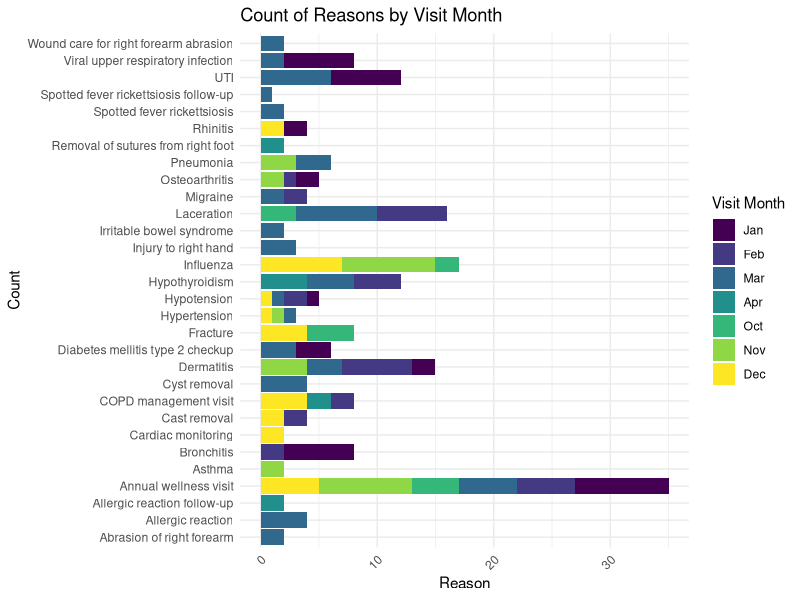
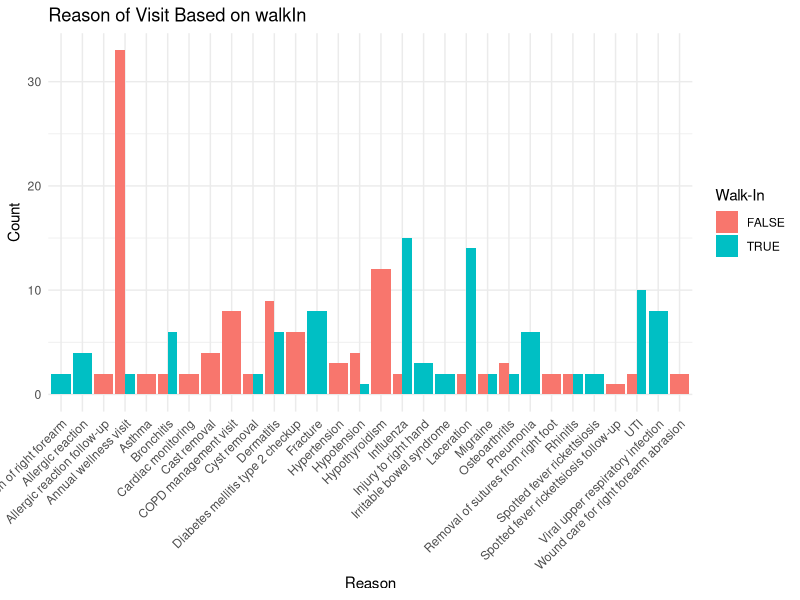
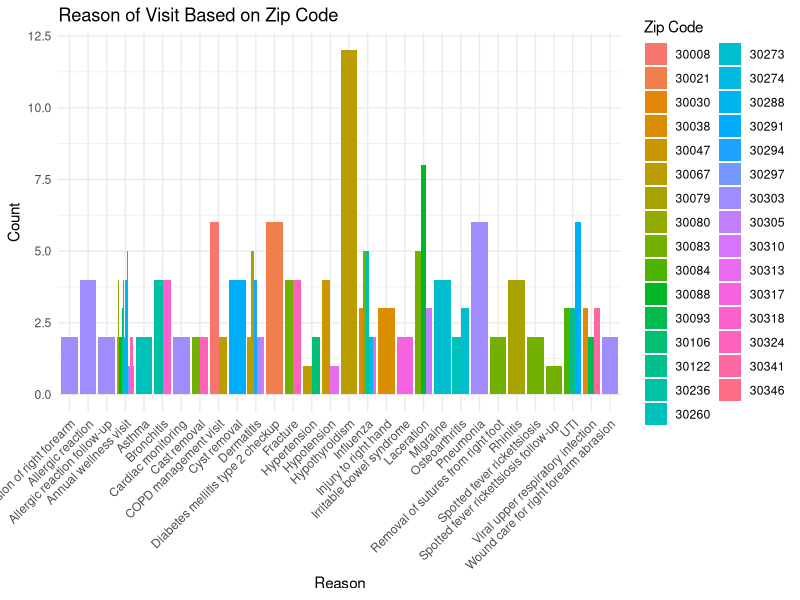
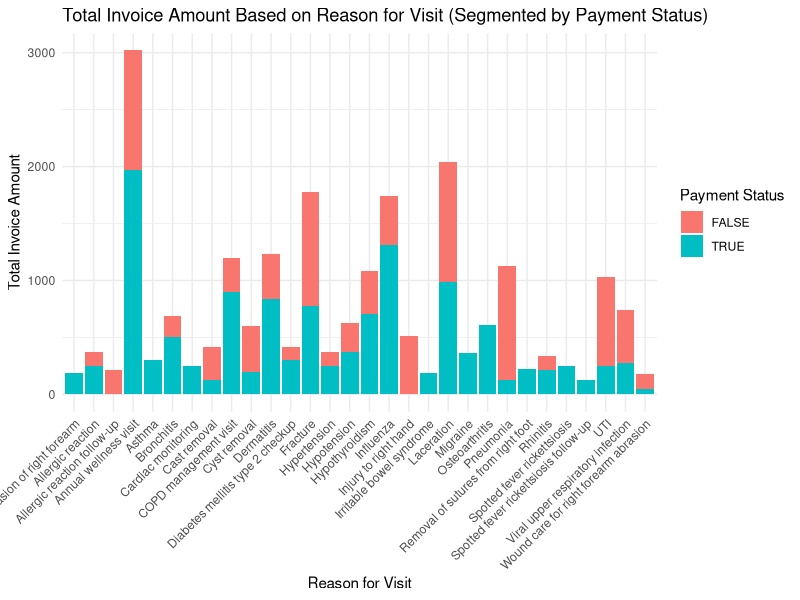
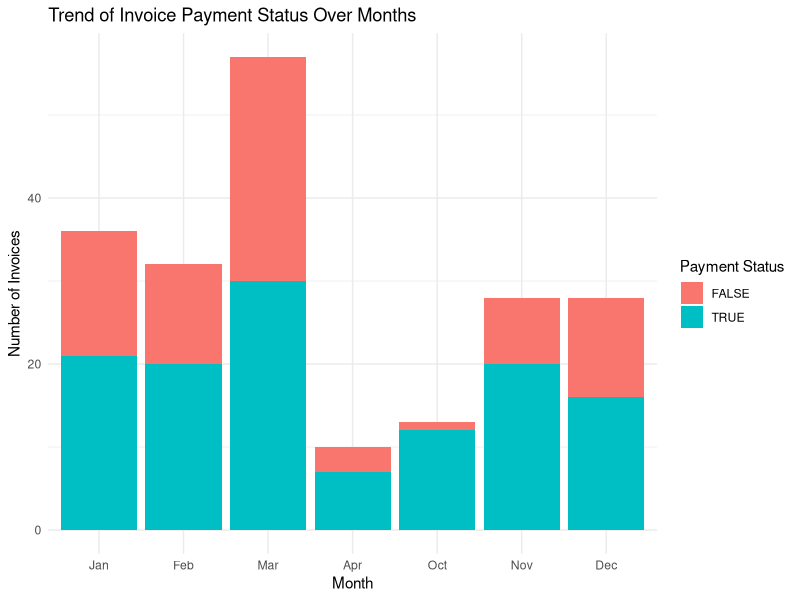
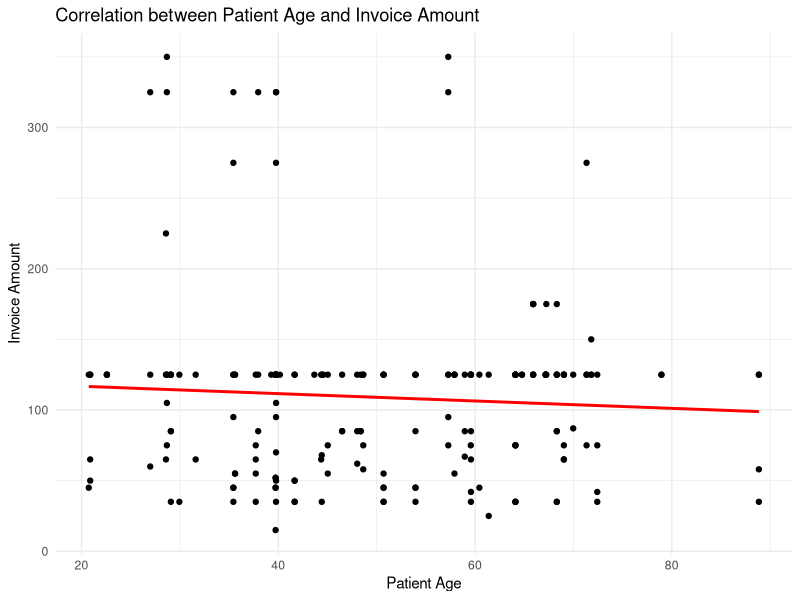

Reproduce these figures in R, in order.
library(readxl)
library(dplyr)
library(tidyverse)
library(tidyr)
library(ggplot2)
library(stringr)


setwd("~/Desktop/R (DATA 332)/Patient_Data/Data")

#reading files 
patient <- read_excel('Patient.xlsx', .name_repair = 'universal')
billing <- read_excel('Billing.xlsx', .name_repair = 'universal')
visit <- read_excel('Visit.xlsx', .name_repair = 'universal')

#Left joining the Data sets
patient_visit <- left_join(patient, visit, by = "PatientID")
df <- left_join(patient_visit, billing, by = "VisitID")

#Cleaning the data 
df <- df%>%
  dplyr::mutate(Reason = ifelse((Reason == 'UTI follow-up'), 'UTI',Reason))%>%
  dplyr::mutate(Reason = ifelse((Reason == 'Rhinitis follow-up'), 'Rhinitis',Reason))%>%
  dplyr::mutate(Reason = ifelse((Reason == 'Migraine follow-up'), 'Migraine',Reason))%>%
  dplyr::mutate(Reason = ifelse((Reason == 'Hypothyroidism follow-up'), 'Hypothyroidism',Reason))%>%
  dplyr::mutate(Reason = ifelse((Reason == 'Dermatitis follow-up'), 'Dermatitis',Reason))%>%
  dplyr::mutate(Reason = ifelse(grepl("Cyst", Reason), "Cyst removal", Reason))%>%
  dplyr::mutate(Reason = ifelse((Reason == 'Bronchitis follow-up'), 'Bronchitis',Reason))%>%
  dplyr::mutate(Reason = ifelse((Reason == 'Allergy reaction follow-up'), 'Allergy reaction',Reason))%>%
  dplyr::mutate(Reason = ifelse((Reason == 'Annual wellness visit - dermatitis'), 'Annual wellness visit',Reason))%>%
  dplyr::mutate(Reason = ifelse(grepl("Laceration", Reason), "Laceration", Reason))%>%
  dplyr::mutate(Reason = ifelse(grepl("Fracture", Reason), "Fracture", Reason))%>%
  dplyr::mutate(Reason = ifelse((Reason == 'Hypertension monitoring'), 'Hypertension',Reason))%>%
  dplyr::mutate(Reason = ifelse((Reason == 'Hypotension monitoring'), 'Hypotension',Reason))%>%
  drop_na()

#1)Reason for visit segmented (stacked bar chart)by month of the year. 

# Extract month from 'Visit_date'
df <- df %>%
  mutate(visit_month = month(VisitDate, label = TRUE))  

#Pivot chart 
reason_bymonth <- df %>%
  group_by(visit_month, Reason) %>%
  summarize(Count = n())

reason_bymonth<-reason_bymonth%>%
  distinct(visit_month,Count,Reason, .keep_all = TRUE) #distincting the months in order


# Creating a stacked bar chart 
ggplot(reason_bymonth, aes(x = Count, y = Reason, fill = visit_month)) +
    geom_bar(stat = "identity") +
    labs(title = "Count of Reasons by Visit Month",
         x = "Reason",
         y = "Count",
         fill = "Visit Month") +
    theme_minimal() +
    theme(axis.text.x = element_text(angle = 45, hjust = 1))

#2Reason for visit based on walk in or not. 
ggplot(df, aes(x = Reason, fill = WalkIn)) +
  geom_bar(position = "dodge") +
  labs(title = "Reason of Visit Based on walkIn",
       x = "Reason",
       y = "Count",
       fill = "Walk-In") +
  theme_minimal() +
  theme(axis.text.x = element_text(angle = 45, hjust = 1))

#3Reason for visit based on City/State or zip code
ggplot(df, aes(x = Reason, fill = Zip)) +
  geom_bar(position = "dodge") +
  labs(title = "Reason of Visit Based on Zip Code",
       x = "Reason",
       y = "Count",
       fill = "Zip Code") +
  theme_minimal() +
  theme(axis.text.x = element_text(angle = 45, hjust = 1))

#4Total invoice amount based on reason for visit. Segmented (stacked bar chart) with it was paid. 

ggplot(df, aes(x = Reason, y = InvoiceAmt, fill = InvoicePaid)) +
  geom_bar(stat = "identity") +
  labs(title = "Total Invoice Amount Based on Reason for Visit (Segmented by Payment Status)",
       x = "Reason for Visit",
       y = "Total Invoice Amount",
       fill = "Payment Status") +
  theme_minimal() +
  theme(axis.text.x = element_text(angle = 45, hjust = 1))

# Bonus question 
#Showing any trends or patterns in the payment status over the months
ggplot(df, aes(x = visit_month, fill = InvoicePaid)) +
  geom_bar() +
  labs(title = "Trend of Invoice Payment Status Over Months",
       x = "Month",
       y = "Number of Invoices",
       fill = "Payment Status") +
  theme_minimal()


#Showing any correlation between patient age and invoice amount
# Calculate age from BirthDate
df$Age <- as.numeric(difftime(Sys.Date(), df$BirthDate, units = "days") / 365.25)

# Create the scatter plot with trend line
ggplot(df, aes(x = Age, y = InvoiceAmt)) +
  geom_point() +
  geom_smooth(method = "lm", se = FALSE, color = "red") +
  labs(title = "Correlation between Patient Age and Invoice Amount",
       x = "Patient Age",
       y = "Invoice Amount") +
  theme_minimal()




